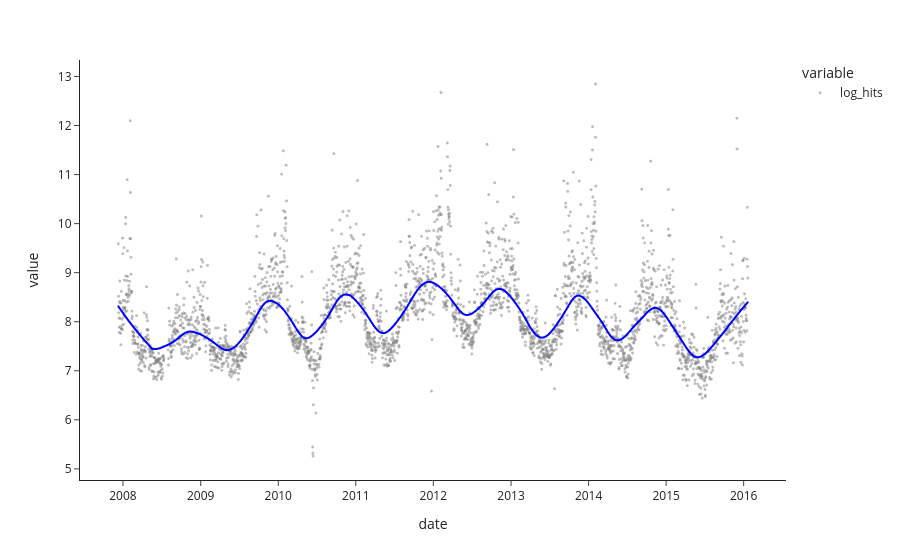

Notebook code cell kept with this figure:
### Markdown cell above
## LO(W)ESS Smoothing

Locally Weighted Scatterplot Smoothing or Locally Estimated Scatterplot Smoothing fits a *weighted* linear model for the data within each window, weighing points by their distance from the center. The resulting curve is one which retains the slope of each of the fit lines at each point. LOWESS technically fits *several* different models (one for each window), and **it was intended to visualize trends in scatterplot data**, which distinguishes it from curve-fitting, above.

*Note: In fact, this is just one of [many smoothing methods in Plotly](https://plotly.com/python/linear-fits/), including the rolling average.*

### Code cell
g = px.scatter(df_manning['log_hits'], template='simple_white', opacity=0.5, 
               color_discrete_sequence=['gray'],
               trendline="lowess", trendline_color_override='blue',
               trendline_options=dict(frac=0.1))  # adjust the window here

g.update_traces(marker={'size': 3})
g.update_layout()

### Figure 1 — Plotly figure (JSON) as saved in the notebook; plotly's stock layout.template omitted (floating-point values rounded to 4 significant figures; data arrays with more than 128 entries replaced by an {"elided": "..."} marker saying what was removed)
{"data": [{"hovertemplate": "variable=log_hits<br>date=%{x}<br>value=%{y}<extra></extra>", "legendgroup": "log_hits", "marker": {"color": "gray", "opacity": 0.5, "size": 3, "symbol": "circle"}, "mode": "markers", "name": "log_hits", "showlegend": true, "type": "scattergl", "x": {"elided": "2905 str values"}, "xaxis": "x", "y": {"elided": "2905 float values"}, "yaxis": "y"}, {"hovertemplate": "<b>LOWESS trendline</b><br><br>variable=log_hits<br>date=%{x}<br>value=%{y} <b>(trend)</b><extra></extra>", "legendgroup": "log_hits", "line": {"color": "blue"}, "marker": {"color": "gray", "size": 3, "symbol": "circle"}, "mode": "lines", "name": "log_hits", "showlegend": false, "type": "scattergl", "x": {"elided": "2905 str values"}, "xaxis": "x", "y": {"elided": "2905 float values"}, "yaxis": "y"}], "layout": {"legend": {"title": {"text": "variable"}, "tracegroupgap": 0}, "margin": {"t": 60}, "xaxis": {"anchor": "y", "domain": [0, 1], "title": {"text": "date"}}, "yaxis": {"anchor": "x", "domain": [0, 1], "title": {"text": "value"}}}}
